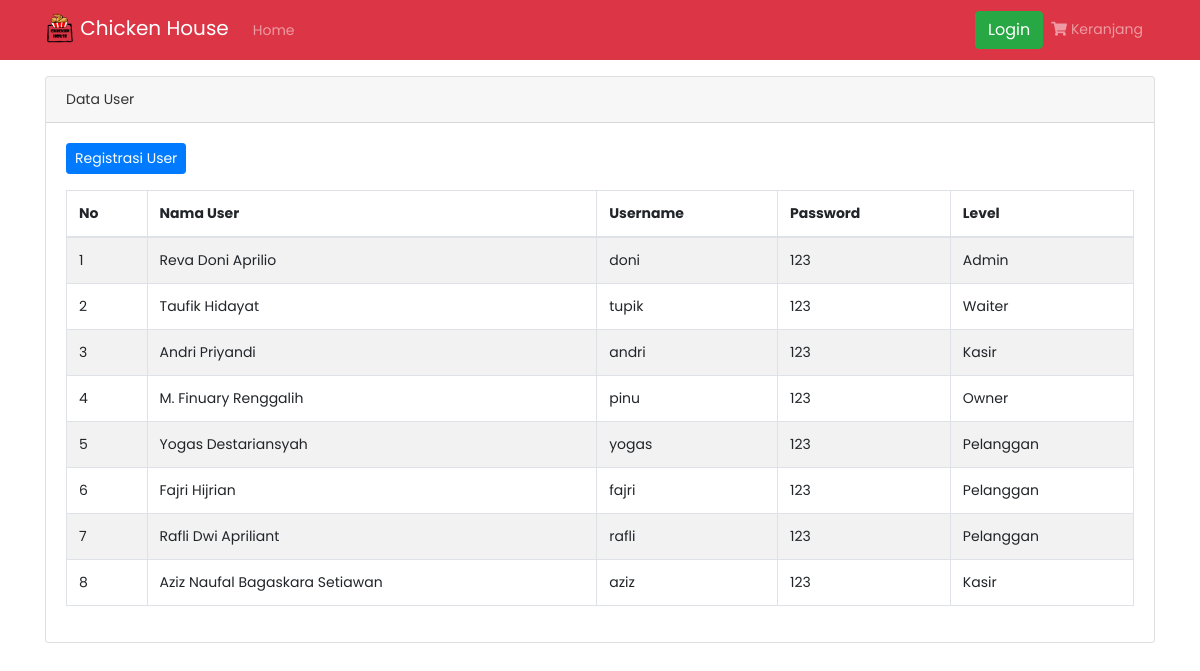
Page /dashboard/index.php?user on the committed database.
### tables this page shows
CREATE TABLE `tb_user` (
  `id_user` int(11) NOT NULL,
  `username` varchar(128) NOT NULL,
  `password` varchar(128) NOT NULL,
  `nama_user` varchar(128) NOT NULL,
  `id_level` int(1) NOT NULL
);

### dashboard/admin/data_user.php (the view, shortened to what this page needs)
<div class="container mt-3">
	<div class="card">
		<div class="card-header">
			Data User
		</div>
		<div class="card-body">
			<a href="index.php?registrasi"><button class="btn btn-primary btn-sm mb-3">Registrasi User</button></a>
			<table class="table table-bordered table-hover table-striped" id="tabel">
				<thead>
					<tr>
						<th>No</th>
						<th>Nama User</th>
						<th>Username</th>
						<th>Password</th>
						<th>Level</th>
					</tr>
				</thead>
				<tbody>
					<?php
					$i = 1;
					$sql = mysqli_query($kon, "SELECT * FROM tb_user");
					while ($data = mysqli_fetch_array($sql)): ?>
						<tr>
							<td>
								<?= $i++; ?>
							</td>
							<td>
								<?= $data['nama_user'] ?>
							</td>
							<td>
								<?= $data['username'] ?>
							</td>
							<td>
								<?= $data['password'] ?>
							</td>
							<?php
							if ($data['id_level'] == 1) {
								$level = "Admin";
							} elseif ($data['id_level'] == 2) {
								$level = "Waiter";
							} elseif ($data['id_level'] == 3) {
								$level = "Kasir";
							} elseif ($data['id_level'] == 4) {
								$level = "Owner";
							} else {
								$level = "Pelanggan";
							}
							?>
							<td>
								<?= $level; ?>
							</td>
						</tr>
					<?php endwhile; ?>
				</tbody>
			</table>
		</div>
	</div>
</div>

### dashboard/assets/css/custom.css (style rules this page uses)
body { font-size: .875rem; font-family: 'Poppins', sans-serif; background-color: #fff; color: #333; }

### rows in the picture
tb_user: nama_user "Reva Doni Aprilio", username "doni", password "123", id_level "Admin"
tb_user: nama_user "Taufik Hidayat", username "tupik", password "123", id_level "Waiter"
tb_user: nama_user "Andri Priyandi", username "andri", password "123", id_level "Kasir"
tb_user: nama_user "M. Finuary Renggalih", username "pinu", password "123", id_level "Owner"
tb_user: nama_user "Yogas Destariansyah", username "yogas", password "123", id_level "Pelanggan"
tb_user: nama_user "Fajri Hijrian", username "fajri", password "123", id_level "Pelanggan"
tb_user: nama_user "Rafli Dwi Apriliant", username "rafli", password "123", id_level "Pelanggan"
tb_user: nama_user "Aziz Naufal Bagaskara Setiawan", username "aziz", password "123", id_level "Kasir"
